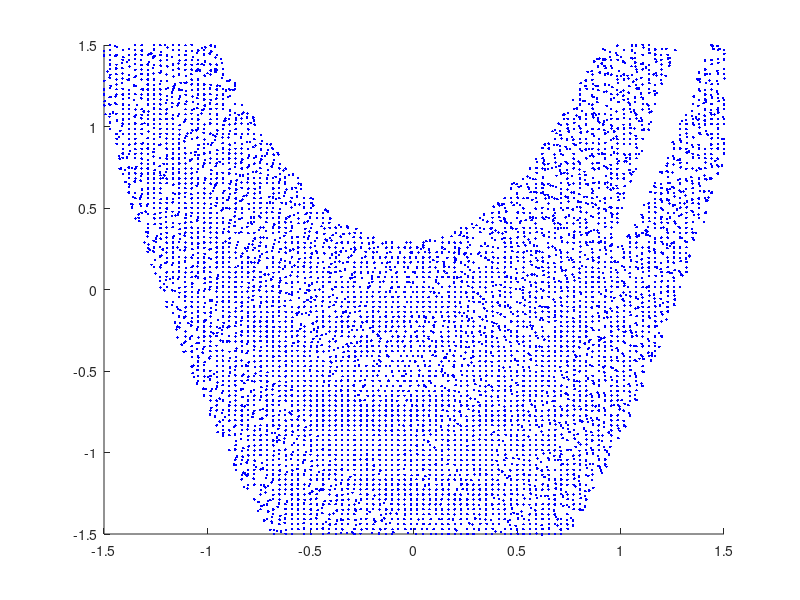

Recreate this plot in MATLAB.
function Henon_iteration_forward_reverse
a=1.4;
b=0.3;
f=@(x,y)y+1-a.*x.*x;
g=@(x,y)b*x;
f_inv=@(x,y)y/b;
g_inv=@(x,y)x-1+a/b/b*y.*y;
[x,y]=meshgrid(linspace(-1.5,1.5,100));
for m=20
    %subplot(3,3,(m+1)/3)
    hold on
    for i=1:m
        x_temp=f(x,y);
        y_temp=g(x,y);
        x=x_temp;
        y=y_temp;
    end
    for i=1:m
        x_temp=f_inv(x,y);
        y_temp=g_inv(x,y);
        x=x_temp;
        y=y_temp;
    end
    %plot3(x,y,0.04*ones(100,100),'b.')
    plot(x,y,'b.')
    axis([-1.5 1.5 -1.5 1.5])
    %title(m)
end
% suptitle('Iteration of Henon Map')
% fullscreen;
% saveas(gcf,'./temp/Henon_iter_reverse_forward.png')
end